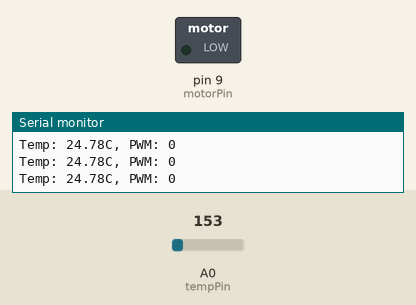
This sketch was run on a simulated Arduino Uno, built with avr-gcc and run on an emulated ATmega328P. Shown: switched loads named in the sketch (green lamp = pin HIGH), the last lines printed to the serial monitor. The inputs (shaded band) are chosen by the test bench; at power-on: A0 (tempPin) = 153.

Above: at 1.3 s.
1.4 s: A0 (tempPin) set to 165
At 2.2 s:
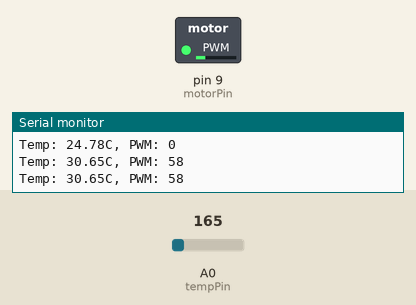
3.0 s: A0 (tempPin) set to 175
At 3.4 s:
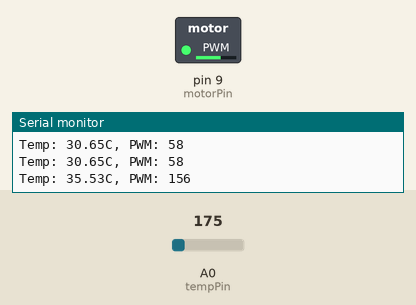
4.5 s: A0 (tempPin) set to 191
At 5.9 s:
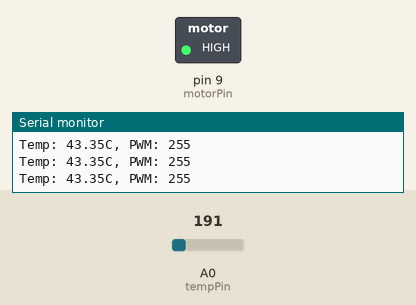
Timing chart, 0 to 7.5 s (numbered marks = the images above; inputs shaded):
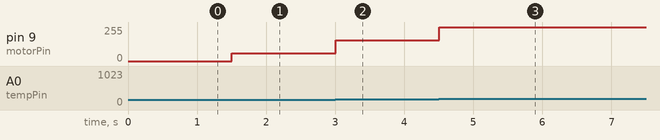

Measured:
- after the input at 1.4 s, pin 9 (motorPin): 0/255 → 58/255 after 0.10 s
- after the input at 3.0 s, pin 9 (motorPin): 58/255 → 156/255 at once
- after the input at 4.5 s, pin 9 (motorPin): 156/255 → 255/255 at once

The sketch:

code.ino
```cpp
const int tempPin = A0;
const int motorPin = 9;

void setup()
{
  Serial.begin(9600);
  pinMode(motorPin, OUTPUT);
}

void loop()
{
  int reading = analogRead(tempPin);

  float voltage = reading * (5.0 / 1023.0);

  // TMP36 conversion
  float temperature = (voltage - 0.5) * 100.0;

  int pwmValue;

  if (temperature < 27)
  {
    pwmValue = 0;
  }
  else if (temperature >= 40)
  {
    pwmValue = 255;
  }
  else
  {
    pwmValue = map((int)temperature, 27, 40, 0, 255);
  }

  analogWrite(motorPin, pwmValue);

  Serial.print("Temp: ");
  Serial.print(temperature);
  Serial.print("C, PWM: ");
  Serial.println(pwmValue);

  delay(500);
}
```
